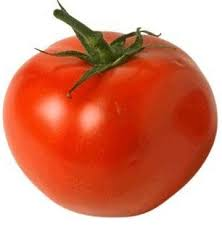
#> input picture sampleImage/sample1.jpeg, 222 x 227 px, found by its file name
$ python labImageBbox.py
#> lines starting #> are read from the running program, lines starting #| are printed output that depends on the picture
import cv2
import numpy as np
import matplotlib.pyplot as plt

# RGB 이미지 읽기
image = cv2.imread('sampleImage/sample1.jpeg')
#> image is the input picture: shape (227, 222, 3); mean B, G, R 112.1, 134.9, 216.2
lab_image = cv2.cvtColor(image, cv2.COLOR_BGR2LAB)  # OpenCV는 기본적으로 BGR이므로 LAB로 변환
#> lab_image: shape (227, 222, 3); mean of channels 0, 1, 2 169.5, 158.2, 157.9

# Detection 후 BBOX 출력 Code 작성
detections = [
    # 예시 바운딩 박스 (x1, y1, x2, y2)
    {"bbox": [0,0,220,220]},  # 좌상단 (x1, y1), 우하단 (x2, y2)
]

for detection in detections:
    x1, y1, x2, y2 = detection["bbox"]

    # 바운딩 박스 내의 이미지 영역 추출
    roi = lab_image[y1:y2, x1:x2]

    # A 채널 추출
    _, A, _ = cv2.split(roi)

    # 빨간색과 초록색 픽셀 개수 초기화
    red_area = 0
    green_area = 0
    remain_area = 0

    # 반복문으로 픽셀 하나씩 검사하여 빨간색, 초록색 픽셀 개수 세기
    height, width = A.shape
    for i in range(height):
        for j in range(width):
            # print(A[i,j])
            if A[i, j] > 150:  # A 값이 양수인 경우 빨간색
                red_area += 1
            elif A[i, j] < 110:  # A 값이 음수인 경우 초록색
                green_area += 1
            else:
                remain_area += 1

    red_area_sum = np.sum(A > 150)
    green_area_sum = np.sum(A < 110)
    remain_area_sum = A.size - red_area - green_area

    print(f"R:{red_area_sum},G:{green_area_sum},REMAIN:{remain_area_sum}")

    # 면적 비율 계산
    total_area = height * width
    green_ratio = green_area / total_area if total_area != 0 else 0
    red_ratio = red_area / total_area if total_area != 0 else 0
    remain_ratio = remain_area / total_area if total_area != 0 else 0

    # LAB 이미지에 바운딩 박스와 텍스트 그리기
    cv2.rectangle(lab_image, (x1, y1), (x2, y2), (255, 0, 0), 2)
    cv2.putText(lab_image, f"Green Ratio: {green_ratio:.2%}", (x1, y1 - 10), cv2.FONT_HERSHEY_SIMPLEX, 0.5, (255, 0, 0), 2)
    cv2.putText(lab_image, f"Red Ratio: {red_ratio:.2%}", (x1, y1 - 30), cv2.FONT_HERSHEY_SIMPLEX, 0.5, (255, 0, 0), 2)
    cv2.putText(lab_image, f"Remain Ratio: {remain_ratio:.2%}", (x1, y1 - 30), cv2.FONT_HERSHEY_SIMPLEX, 0.5, (255, 0, 0), 2)

    print("BBOX", {x1}, {y1}, {x2}, {y2})
    print(f"Green to total Area Ratio : {green_ratio:.2%}")
    print(f"Red to total Area Ratio : {red_ratio:.2%}")
    print(f"Remain to total Area Ratio : {remain_ratio:.2%}")

    print("total_area = ", total_area)
    print("red_area = ", red_area)
    print("green_area = ", green_area)
    print("remain_area = ", remain_area)

    growth_ratio = (red_area / (red_area + green_area)) * 100

    print(f"Ratio: {growth_ratio:.2f}%, Growth Level: ",end='')
    if growth_ratio <= 25:
        print(1)
    elif growth_ratio <= 50:
        print(2)
    elif growth_ratio <= 75:
        print(3)
    else:
        print(4)
#> this loop made 1 pass
#> (red_area_sum, green_area_sum) on pass 1: (28473, 14)
#| R:28473,G:14,REMAIN:19913
#> pass 1, `_, A, _ = cv2.split(roi)`:
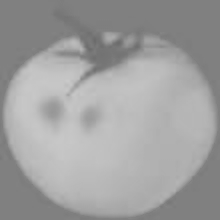
#> A: shape (220, 220); min 107, max 201, mean 159.4
#> after the loop: lab_image: shape (227, 222, 3); mean of channels 0, 1, 2 169.5, 152.6, 152.4
#> after the loop: roi: shape (220, 220, 3); mean of channels 0, 1, 2 166, 156, 155.7

plt.imshow(lab_image)
plt.show()

$ run again, with sampleImage/sample2.jpg copied over sampleImage/sample1.jpeg
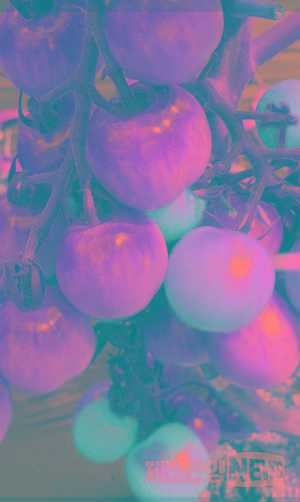
#> input picture sampleImage/sample2.jpg, 300 x 502 px, found by its file name
#> image is the input picture: shape (502, 300, 3); mean B, G, R 160.9, 118.7, 124.3
#> the loop `for detection in detections:` made 1 pass
#> (red_area_sum, green_area_sum) on pass 1: (15578, 570)
#> (printed output is left out)
#> pass 1, `_, A, _ = cv2.split(roi)`:
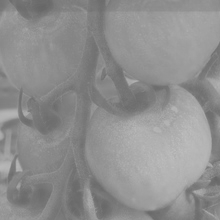
#> A: shape (220, 220); min 102, max 190, mean 142.8
